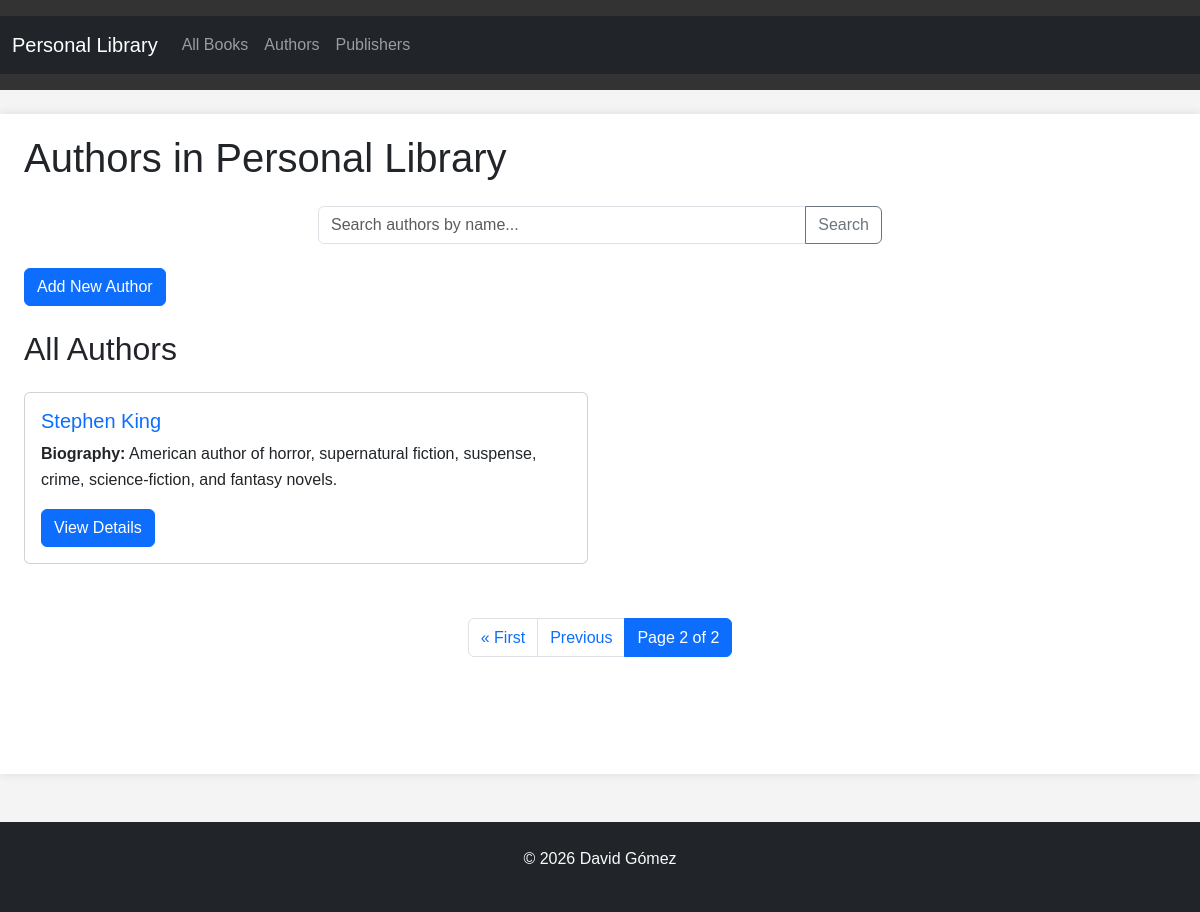
Page /authors/?q=&page=2 on the earlier database version.
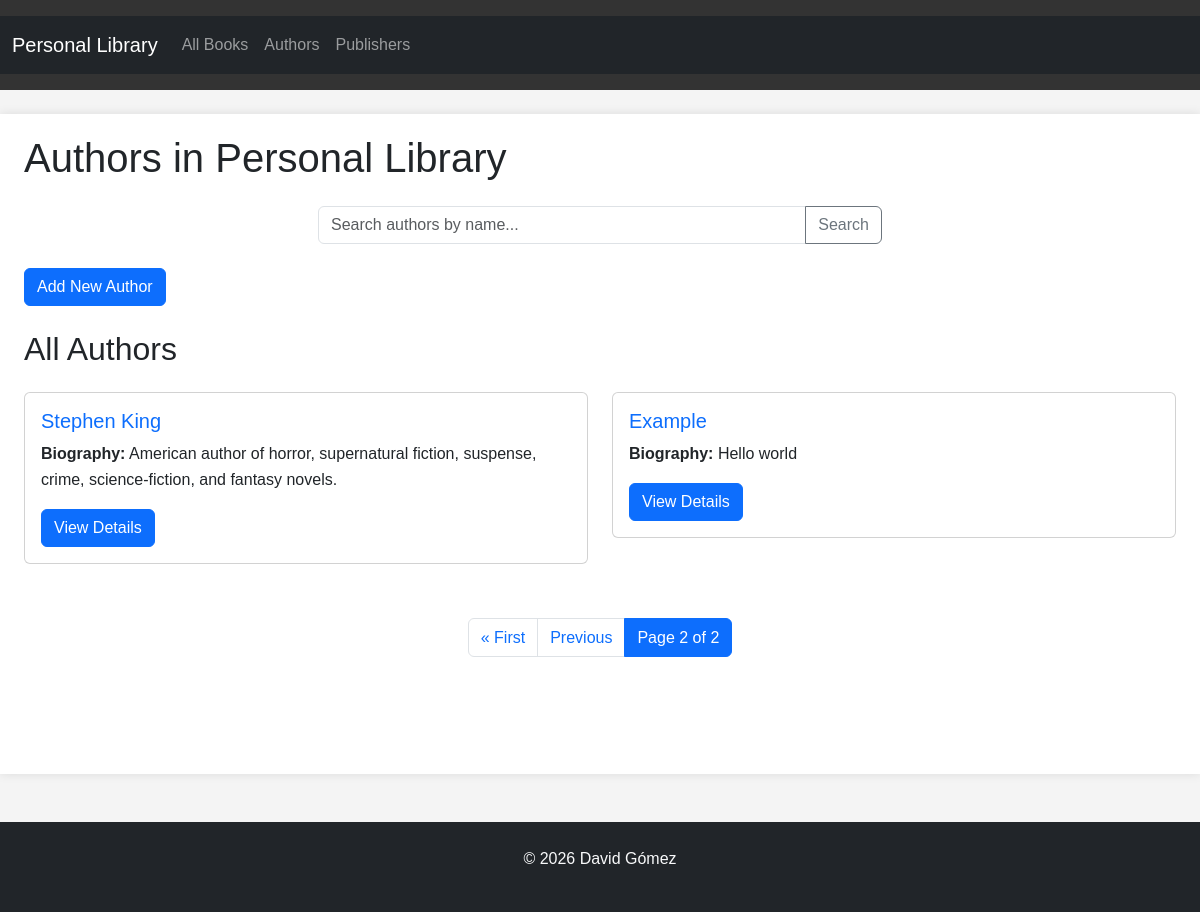
Same page on the later database version.
### core/models.py (models this page shows, shortened)
class Author(models.Model):
    name = models.CharField(max_length=200)
    biography = models.TextField(blank=True, null=True)

### core/_views/authors.py (the view)
# urls.py: path("authors/", author_views.authors_html, name="authors"),
def authors_html(request):
    query = request.GET.get("q", "")
    if query:
        authors_list = Author.objects.filter(name__icontains=query)
    else:
        authors_list = Author.objects.all()
    paginator = Paginator(authors_list, 9)
    page_number = request.GET.get("page")
    page_obj = paginator.get_page(page_number)
    context = {
        "authors": page_obj,
        "query": query,
        "is_paginated": page_obj.has_other_pages(),
        "page_obj": page_obj,
    }
    return render(request, "core/authors.html", context)

### core/templates/core/authors.html (shortened to what this page needs)
{% extends 'core/base.html' %}
{% block content %}
<div class="container">
    <h1 class="mb-4">Authors in Personal Library</h1>
    <form method="GET" class="mb-4">
        <div class="row justify-content-center">
            <div class="col-md-6">
                <div class="input-group">
                    <input type="text" name="q" value="{{ query }}" placeholder="Search authors by name..." class="form-control">
                    <button type="submit" class="btn btn-outline-secondary">Search</button>
                </div>
            </div>
        </div>
    </form>
    <div class="mb-4">
        <a href="/authors/create/" class="btn btn-primary">Add New Author</a>
    </div>
    <div class="authors-section">
        <h2 class="mb-4">{% if query %}Search Results for "{{ query }}"{% else %}All Authors{% endif %}</h2>
        {% if authors %}
            <div class="row">
                {% for author in authors %}
                    <div class="col-md-6 mb-4">
                        <div class="card">
                            <div class="card-body">
                                <h5 class="card-title">
                                    <a href="/authors/{{ author.id }}/" class="text-decoration-none">{{ author.name }}</a>
                                </h5>
                                <p class="card-text"><strong>Biography:</strong> {{ author.biography|default:"No biography available"|truncatewords:30 }}</p>
                                <a href="/authors/{{ author.id }}/" class="btn btn-primary">View Details</a>
                            </div>
                        </div>
                    </div>
                {% endfor %}
            </div>
            {% if is_paginated %}
                <nav aria-label="Page navigation" class="mt-4">
                    <ul class="pagination justify-content-center">
                        {% if page_obj.has_previous %}
                            <li class="page-item">
                                <a class="page-link" href="?q={{ query }}&page=1">&laquo; First</a>
                            </li>
                            <li class="page-item">
                                <a class="page-link" href="?q={{ query }}&page={{ page_obj.previous_page_number }}">Previous</a>
                            </li>
                        {% endif %}
                        <li class="page-item active">
                            <span class="page-link">
                                Page {{ page_obj.number }} of {{ page_obj.paginator.num_pages }}
                            </span>
                        </li>
                    </ul>
                </nav>
            {% endif %}
        {% endif %}
    </div>
</div>
{% endblock %}

Differences in the rows shown:
added Author: name "Example", biography "Hello world"
